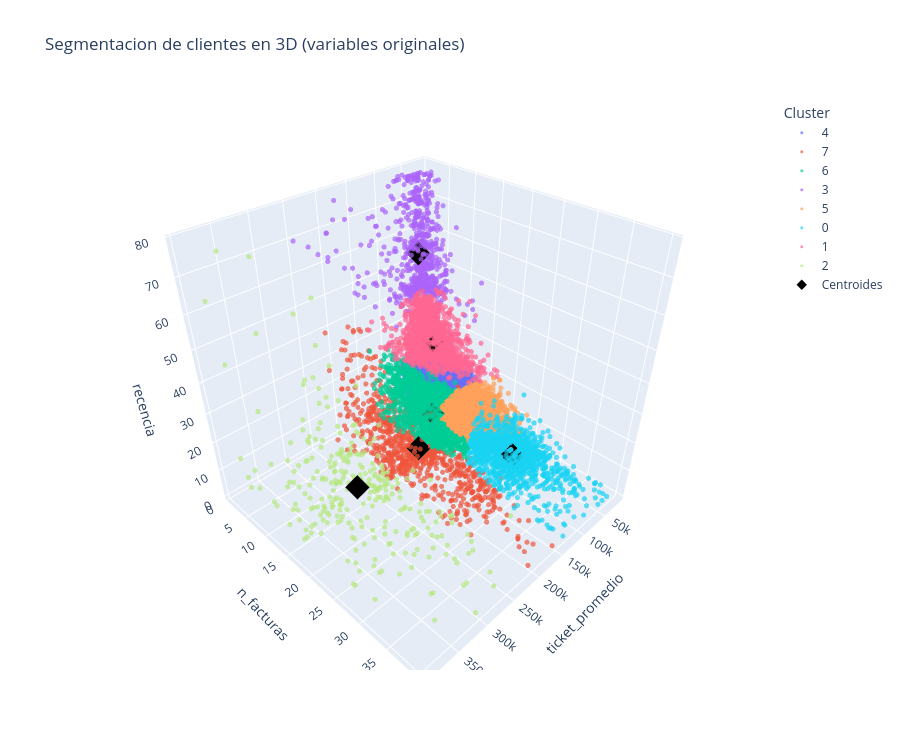

The notebook cell this image was saved under:
### Code cell
# Graficar segmentacion en 3D usando las 3 variables del clustering
# Si recalculas cluster_kmeans mas abajo, vuelve a ejecutar esta celda al final.
import plotly.express as px

cols_segmentacion = ["ticket_promedio", "n_facturas", "recencia"]
plot_3d = data_clientes[cols_segmentacion].copy()

faltantes = [col for col in cols_segmentacion if col not in plot_3d.columns]
if faltantes:
    raise ValueError(f"Faltan columnas para el grafico 3D: {faltantes}")

plot_3d["cluster_kmeans"] = data_clientes["cluster_kmeans"].astype(str)

if "Cod Cliente" in data_clientes.columns:
    plot_3d["Cod Cliente"] = data_clientes["Cod Cliente"].values

max_puntos = 15000
if len(plot_3d) > max_puntos:
    plot_3d_plot = plot_3d.sample(max_puntos, random_state=42).copy()
    print(f"Mostrando una muestra de {max_puntos:,} clientes sobre {len(plot_3d):,} para mantener el grafico fluido.")
else:
    plot_3d_plot = plot_3d.copy()

hover_data = {}
if "Cod Cliente" in plot_3d_plot.columns:
    hover_data["Cod Cliente"] = True

fig = px.scatter_3d(
    plot_3d_plot,
    x="ticket_promedio",
    y="n_facturas",
    z="recencia",
    color="cluster_kmeans",
    opacity=0.7,
    hover_data=hover_data,
    title="Segmentacion de clientes en 3D (variables originales)",
)

fig.update_traces(marker=dict(size=3))

if "kmeans" in globals() and hasattr(kmeans, "cluster_centers_"):
    centroides_df = pd.DataFrame(
        scaler.inverse_transform(kmeans.cluster_centers_),
        columns=features.columns,
    )
    faltantes_centroides = [col for col in cols_segmentacion if col not in centroides_df.columns]
    if not faltantes_centroides:
        fig.add_scatter3d(
            x=centroides_df["ticket_promedio"],
            y=centroides_df["n_facturas"],
            z=centroides_df["recencia"],
            mode="markers",
            marker=dict(size=8, color="black", symbol="diamond"),
            name="Centroides",
        )

fig.update_layout(
    height=750,
    legend_title_text="Cluster",
    scene=dict(
        xaxis_title="ticket_promedio",
        yaxis_title="n_facturas",
        zaxis_title="recencia",
    ),
)

fig.show()

### Figure 1 — Plotly figure (JSON) as saved in the notebook; plotly's stock layout.template omitted (floating-point values rounded to 4 significant figures; data arrays with more than 128 entries replaced by an {"elided": "..."} marker saying what was removed)
{"data": [{"customdata": {"elided": "4372x1 int values"}, "hovertemplate": "cluster_kmeans=4<br>ticket_promedio=%{x}<br>n_facturas=%{y}<br>recencia=%{z}<br>Cod Cliente=%{customdata[0]}<extra></extra>", "legendgroup": "4", "marker": {"color": "#636efa", "opacity": 0.7, "size": 3, "symbol": "circle"}, "mode": "markers", "name": "4", "scene": "scene", "showlegend": true, "type": "scatter3d", "x": {"elided": "4372 float values"}, "y": {"elided": "4372 int values"}, "z": {"elided": "4372 int values"}}, {"customdata": {"elided": "913x1 int values"}, "hovertemplate": "cluster_kmeans=7<br>ticket_promedio=%{x}<br>n_facturas=%{y}<br>recencia=%{z}<br>Cod Cliente=%{customdata[0]}<extra></extra>", "legendgroup": "7", "marker": {"color": "#EF553B", "opacity": 0.7, "size": 3, "symbol": "circle"}, "mode": "markers", "name": "7", "scene": "scene", "showlegend": true, "type": "scatter3d", "x": {"elided": "913 float values"}, "y": {"elided": "913 int values"}, "z": {"elided": "913 int values"}}, {"customdata": {"elided": "2075x1 int values"}, "hovertemplate": "cluster_kmeans=6<br>ticket_promedio=%{x}<br>n_facturas=%{y}<br>recencia=%{z}<br>Cod Cliente=%{customdata[0]}<extra></extra>", "legendgroup": "6", "marker": {"color": "#00cc96", "opacity": 0.7, "size": 3, "symbol": "circle"}, "mode": "markers", "name": "6", "scene": "scene", "showlegend": true, "type": "scatter3d", "x": {"elided": "2075 float values"}, "y": {"elided": "2075 int values"}, "z": {"elided": "2075 int values"}}, {"customdata": {"elided": "705x1 int values"}, "hovertemplate": "cluster_kmeans=3<br>ticket_promedio=%{x}<br>n_facturas=%{y}<br>recencia=%{z}<br>Cod Cliente=%{customdata[0]}<extra></extra>", "legendgroup": "3", "marker": {"color": "#ab63fa", "opacity": 0.7, "size": 3, "symbol": "circle"}, "mode": "markers", "name": "3", "scene": "scene", "showlegend": true, "type": "scatter3d", "x": {"elided": "705 float values"}, "y": {"elided": "705 int values"}, "z": {"elided": "705 int values"}}, {"customdata": {"elided": "3463x1 int values"}, "hovertemplate": "cluster_kmeans=5<br>ticket_promedio=%{x}<br>n_facturas=%{y}<br>recencia=%{z}<br>Cod Cliente=%{customdata[0]}<extra></extra>", "legendgroup": "5", "marker": {"color": "#FFA15A", "opacity": 0.7, "size": 3, "symbol": "circle"}, "mode": "markers", "name": "5", "scene": "scene", "showlegend": true, "type": "scatter3d", "x": {"elided": "3463 float values"}, "y": {"elided": "3463 int values"}, "z": {"elided": "3463 int values"}}, {"customdata": {"elided": "1417x1 int values"}, "hovertemplate": "cluster_kmeans=0<br>ticket_promedio=%{x}<br>n_facturas=%{y}<br>recencia=%{z}<br>Cod Cliente=%{customdata[0]}<extra></extra>", "legendgroup": "0", "marker": {"color": "#19d3f3", "opacity": 0.7, "size": 3, "symbol": "circle"}, "mode": "markers", "name": "0", "scene": "scene", "showlegend": true, "type": "scatter3d", "x": {"elided": "1417 float values"}, "y": {"elided": "1417 int values"}, "z": {"elided": "1417 int values"}}, {"customdata": {"elided": "1760x1 int values"}, "hovertemplate": "cluster_kmeans=1<br>ticket_promedio=%{x}<br>n_facturas=%{y}<br>recencia=%{z}<br>Cod Cliente=%{customdata[0]}<extra></extra>", "legendgroup": "1", "marker": {"color": "#FF6692", "opacity": 0.7, "size": 3, "symbol": "circle"}, "mode": "markers", "name": "1", "scene": "scene", "showlegend": true, "type": "scatter3d", "x": {"elided": "1760 float values"}, "y": {"elided": "1760 int values"}, "z": {"elided": "1760 int values"}}, {"customdata": {"elided": "295x1 int values"}, "hovertemplate": "cluster_kmeans=2<br>ticket_promedio=%{x}<br>n_facturas=%{y}<br>recencia=%{z}<br>Cod Cliente=%{customdata[0]}<extra></extra>", "legendgroup": "2", "marker": {"color": "#B6E880", "opacity": 0.7, "size": 3, "symbol": "circle"}, "mode": "markers", "name": "2", "scene": "scene", "showlegend": true, "type": "scatter3d", "x": {"elided": "295 float values"}, "y": {"elided": "295 int values"}, "z": {"elided": "295 int values"}}, {"marker": {"color": "black", "size": 8, "symbol": "diamond"}, "mode": "markers", "name": "Centroides", "type": "scatter3d", "x": [67510.0, 41680.0, 285600.0, 50330.0, 39360.0, 41920.0, 92020.0, 164400.0], "y": [25.33, 5.438, 15.48, 3.205, 6.878, 14.65, 10.77, 15.07], "z": [4.3, 25.68, 7.932, 55.01, 9.832, 5.199, 7.128, 6.773]}], "layout": {"height": 750, "legend": {"title": {"text": "Cluster"}, "tracegroupgap": 0}, "scene": {"domain": {"x": [0, 1], "y": [0, 1]}, "xaxis": {"title": {"text": "ticket_promedio"}}, "yaxis": {"title": {"text": "n_facturas"}}, "zaxis": {"title": {"text": "recencia"}}}, "title": {"text": "Segmentacion de clientes en 3D (variables originales)"}}}
